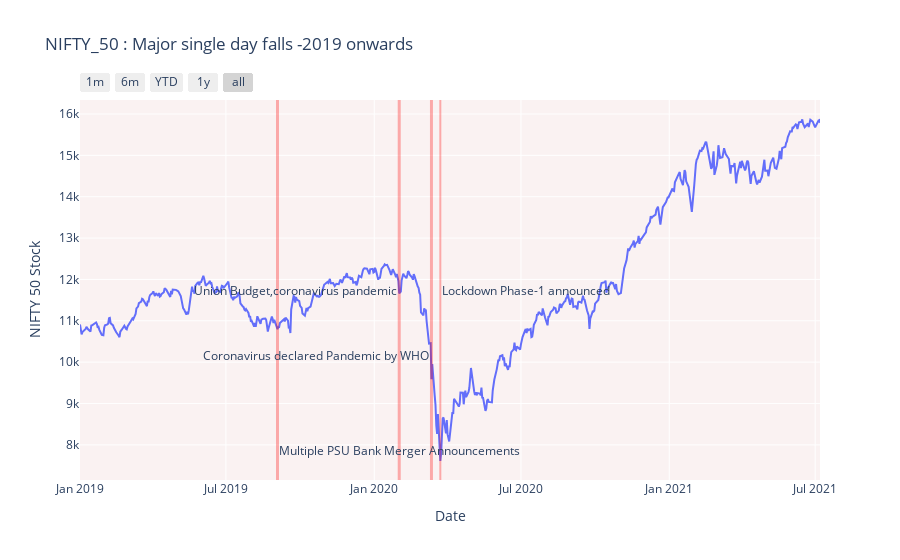

Source (notebook cell):
### Markdown cell above
# Major single day falls - 2019 onwards

### Code cell
fig = px.line(nifty50_2019, x='Date', y='Close', title='Time Series with Range Slider and Selectors')

fig.update_xaxes(
    rangeslider_visible=False,
    rangeselector=dict(
        buttons=list([
            dict(count=1, label="1m", step="month", stepmode="backward"),
            dict(count=6, label="6m", step="month", stepmode="backward"),
            dict(count=1, label="YTD", step="year", stepmode="todate"),
            dict(count=1, label="1y", step="year", stepmode="backward"),
            dict(step="all")
        ])
    )
)

fig.update_layout(plot_bgcolor='rgb(250, 242, 242)',
    title='NIFTY_50 : Major single day falls -2019 onwards',
    yaxis_title='NIFTY 50 Stock',
    shapes = [dict(x0='2020-03-23', x1='2020-03-23', y0=0, y1=1, xref='x', yref='paper', line_width=2,opacity=0.3,line_color='red',editable=False),
             dict(x0='2019-09-3', x1='2019-09-3', y0=0, y1=1, xref='x', yref='paper',line_width=3,opacity=0.3,line_color='red'),
             dict(x0='2020-02-1', x1='2020-02-1', y0=0, y1=1, xref='x', yref='paper',line_width=3,opacity=0.3,line_color='red'),
             dict(x0='2020-03-12', x1='2020-03-12', y0=0, y1=1, xref='x', yref='paper',line_width=3,opacity=0.3,line_color='red')],
    annotations=[dict(x='2020-03-23', y=0.5, xref='x', yref='paper',
                    showarrow=False, xanchor='left', text='Lockdown Phase-1 announced'),
                dict(x='2019-09-3', y=0.05, xref='x', yref='paper',
                    showarrow=False, xanchor='left', text='Multiple PSU Bank Merger Announcements'),
                dict(x='2020-02-1', y=0.5, xref='x', yref='paper',
                    showarrow=False, xanchor='right', text='Union Budget,coronavirus pandemic'),
                dict(x='2020-03-12', y=0.3, xref='x', yref='paper',
                    showarrow=False, xanchor='right', text='Coronavirus declared Pandemic by WHO')]
)
fig.show()

### Figure 1 — Plotly figure (JSON) as saved in the notebook; plotly's stock layout.template omitted (floating-point values rounded to 4 significant figures; data arrays with more than 128 entries replaced by an {"elided": "..."} marker saying what was removed)
{"data": [{"hovertemplate": "Date=%{x}<br>Close=%{y}<extra></extra>", "legendgroup": "", "line": {"color": "#636efa", "dash": "solid"}, "marker": {"symbol": "circle"}, "mode": "lines", "name": "", "orientation": "v", "showlegend": false, "type": "scatter", "x": {"elided": "624 str values"}, "xaxis": "x", "y": {"elided": "624 float values"}, "yaxis": "y"}], "layout": {"annotations": [{"showarrow": false, "text": "Lockdown Phase-1 announced", "x": "2020-03-23", "xanchor": "left", "xref": "x", "y": 0.5, "yref": "paper"}, {"showarrow": false, "text": "Multiple PSU Bank Merger Announcements", "x": "2019-09-3", "xanchor": "left", "xref": "x", "y": 0.05, "yref": "paper"}, {"showarrow": false, "text": "Union Budget,coronavirus pandemic", "x": "2020-02-1", "xanchor": "right", "xref": "x", "y": 0.5, "yref": "paper"}, {"showarrow": false, "text": "Coronavirus declared Pandemic by WHO", "x": "2020-03-12", "xanchor": "right", "xref": "x", "y": 0.3, "yref": "paper"}], "legend": {"tracegroupgap": 0}, "plot_bgcolor": "rgb(250, 242, 242)", "shapes": [{"editable": false, "line": {"color": "red", "width": 2}, "opacity": 0.3, "x0": "2020-03-23", "x1": "2020-03-23", "xref": "x", "y0": 0, "y1": 1, "yref": "paper"}, {"line": {"color": "red", "width": 3}, "opacity": 0.3, "x0": "2019-09-3", "x1": "2019-09-3", "xref": "x", "y0": 0, "y1": 1, "yref": "paper"}, {"line": {"color": "red", "width": 3}, "opacity": 0.3, "x0": "2020-02-1", "x1": "2020-02-1", "xref": "x", "y0": 0, "y1": 1, "yref": "paper"}, {"line": {"color": "red", "width": 3}, "opacity": 0.3, "x0": "2020-03-12", "x1": "2020-03-12", "xref": "x", "y0": 0, "y1": 1, "yref": "paper"}], "title": {"text": "NIFTY_50 : Major single day falls -2019 onwards"}, "xaxis": {"anchor": "y", "domain": [0, 1], "rangeselector": {"buttons": [{"count": 1, "label": "1m", "step": "month", "stepmode": "backward"}, {"count": 6, "label": "6m", "step": "month", "stepmode": "backward"}, {"count": 1, "label": "YTD", "step": "year", "stepmode": "todate"}, {"count": 1, "label": "1y", "step": "year", "stepmode": "backward"}, {"step": "all"}]}, "rangeslider": {"visible": false}, "title": {"text": "Date"}}, "yaxis": {"anchor": "x", "domain": [0, 1], "title": {"text": "NIFTY 50 Stock"}}}}
